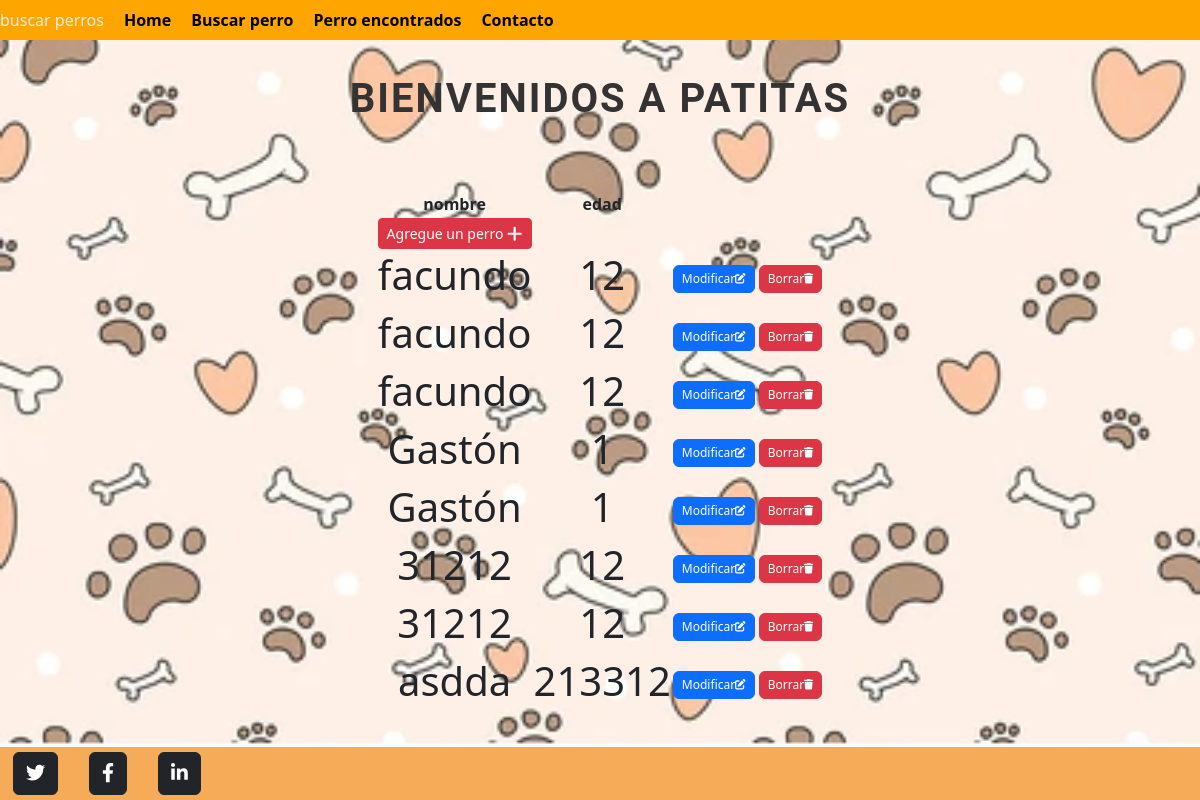
Page /tienda/perro_list on the earlier database version.
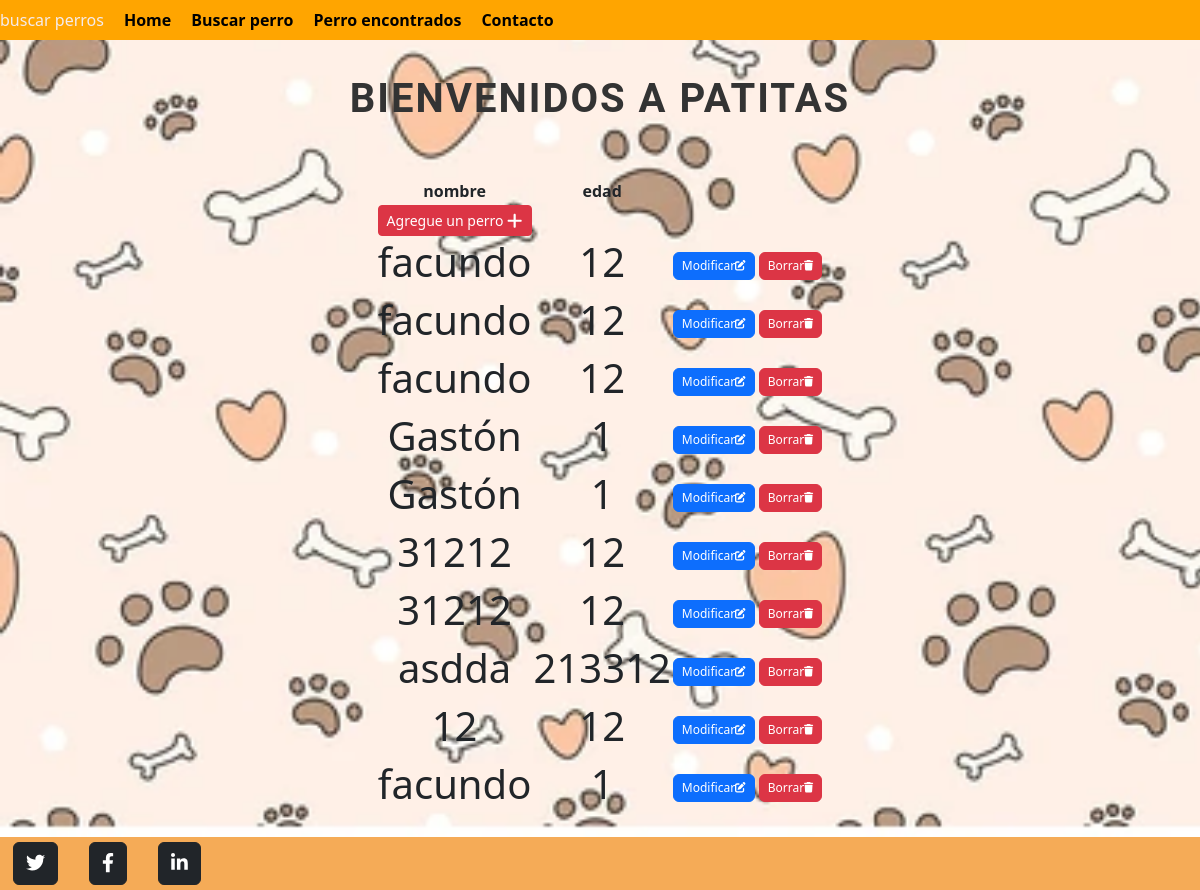
Same page on the later database version.
### tienda/models.py (models this page shows)
class Perro(models.Model):
    nombre = models.CharField(max_length=40)
    edad = models.IntegerField()

### tienda/views.py (the view)
# urls.py: path('perro_list', views.PerroList.as_view(), name="perro_list"),
class PerroList( ListView):
    model = Perro
    template_name = "perro_list.html"

### tienda/templates/perro_list.html
{%extends './home.html'%}
 {%block titulo%}
<li class="titulo"> buscar perros</li>
{%endblock titulo%}
{%block contenido%}
<table>
    <thead><tr>
        <th>nombre</th>
        <th>edad</th>
    <tbody>
           <td>
            <a
            href="{% url 'create_perro' %}"
            class="btn btn-danger btn-sm"
            >Agregue un perro  <i class="fa fa-plus fa-lg" title="New Record"> </i>
            </a>
        </td>
{% for p in perro_list %}
    <tr>
        <td ><h1>{{ p.nombre }}</h1></td>
        <td ><h1>{{ p.edad }}</h1></td>
 <td>
            <a
              href="{% url 'update_perro'  p.id  %}"
              class="btn btn-primary"
              style="--bs-btn-padding-y: .25rem; --bs-btn-padding-x: .5rem; --bs-btn-font-size: .75rem;"
              >Modificar<i class="fa fa-edit fa-sm" title="Edit Record"></i>
            </a>
            <a
              href="{% url 'delete_perro' p.id %}"
              class="btn btn-danger"
              style="--bs-btn-padding-y: .25rem; --bs-btn-padding-x: .5rem; --bs-btn-font-size: .75rem;"
              >Borrar<i class="fa fa-trash fa-sm" title="Delete Record"></i>
            </a>
          </td>
 {% endfor %}
    </tbody>
</table>
        {%endblock contenido%}

Differences in the rows shown:
added Perro: nombre "12", edad "12"
added Perro: nombre "facundo", edad "1"
